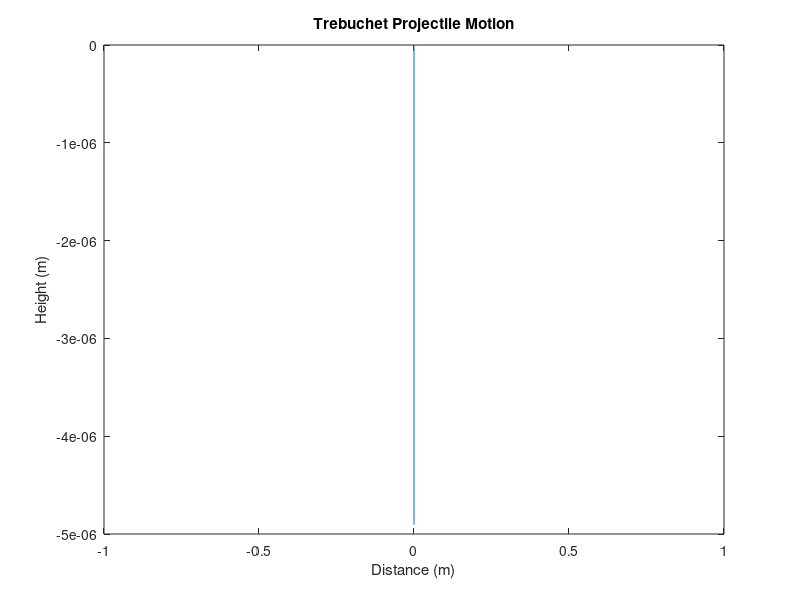

MATLAB code for this plot:
% Define the parameters
counterweightMass = 500; % kg
beamLength = 10; % m
slingLength = 6; % m
projectileMass = 100; % kg
g = 9.81; % gravitational acceleration (m/s^2)
tMax = 10; % maximum simulation time (s)
dt = 0.001; % time step (s)

% Initialize the arrays
t = 0:dt:tMax;
theta = zeros(size(t));
omega = zeros(size(t));
alpha = zeros(size(t));
x = zeros(size(t));
y = zeros(size(t));

% Loop through the time steps
for i = 2:length(t)
    % Calculate angular acceleration
    if y(i-1) < 0 % releasing projectile phase
        alpha(i) = -counterweightMass*g*beamLength*sin(theta(i-1)) / ...
            (projectileMass + counterweightMass);
    else % winding up phase
        alpha(i) = -counterweightMass*g*beamLength*sin(theta(i-1)) / ...
            (projectileMass + counterweightMass + counterweightMass/3);
    end
    
    % Update the angular velocity and position
    omega(i) = omega(i-1) + alpha(i)*dt;
    theta(i) = theta(i-1) + omega(i)*dt;
    
    % Calculate the projectile velocity and position
    slingAngle = asin(beamLength*sind(theta(i))/slingLength);
    vx = -slingLength*omega(i)*cos(slingAngle);
    vy = -slingLength*omega(i)*sin(slingAngle);
    x(i) = x(i-1) + vx*dt;
    y(i) = y(i-1) + vy*dt - 0.5*g*dt^2;
    
    % Stop the simulation if projectile hits ground
    if y(i) < 0
        break
    end
end

% Plot the results
plot(x(1:i), y(1:i))
xlabel('Distance (m)')
ylabel('Height (m)')
title('Trebuchet Projectile Motion')
